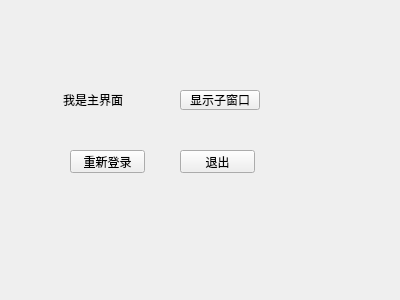
<?xml version="1.0" encoding="UTF-8"?>
<ui version="4.0">
 <class>MyWidget</class>
 <widget class="QWidget" name="MyWidget">
  <property name="geometry">
   <rect>
    <x>0</x>
    <y>0</y>
    <width>400</width>
    <height>300</height>
   </rect>
  </property>
  <property name="windowTitle">
   <string>MyWidget</string>
  </property>
  <widget class="QLabel" name="label">
   <property name="geometry">
    <rect>
     <x>63</x>
     <y>90</y>
     <width>71</width>
     <height>20</height>
    </rect>
   </property>
   <property name="text">
    <string>我是主界面</string>
   </property>
  </widget>
  <widget class="QPushButton" name="showChildButton">
   <property name="geometry">
    <rect>
     <x>180</x>
     <y>90</y>
     <width>80</width>
     <height>20</height>
    </rect>
   </property>
   <property name="text">
    <string>显示子窗口</string>
   </property>
  </widget>
  <widget class="QPushButton" name="pushButton">
   <property name="geometry">
    <rect>
     <x>70</x>
     <y>150</y>
     <width>75</width>
     <height>23</height>
    </rect>
   </property>
   <property name="text">
    <string>重新登录</string>
   </property>
  </widget>
  <widget class="QPushButton" name="pushButton_2">
   <property name="geometry">
    <rect>
     <x>180</x>
     <y>150</y>
     <width>75</width>
     <height>23</height>
    </rect>
   </property>
   <property name="text">
    <string>退出</string>
   </property>
  </widget>
 </widget>
 <layoutdefault spacing="6" margin="11"/>
 <resources/>
 <connections>
  <connection>
   <sender>pushButton_2</sender>
   <signal>clicked()</signal>
   <receiver>MyWidget</receiver>
   <slot>close()</slot>
   <hints>
    <hint type="sourcelabel">
     <x>209</x>
     <y>157</y>
    </hint>
    <hint type="destinationlabel">
     <x>178</x>
     <y>226</y>
    </hint>
   </hints>
  </connection>
 </connections>
</ui>
